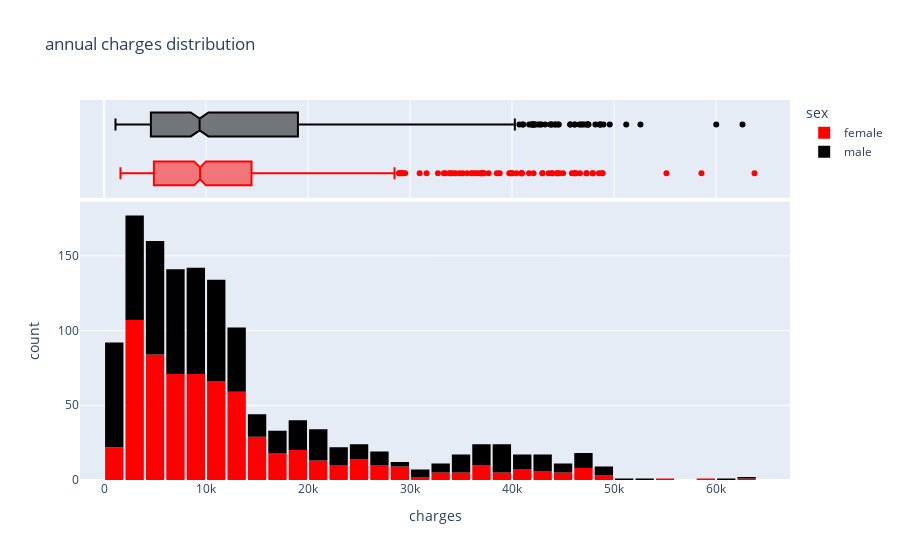

The notebook cell this image was saved under:
### Code cell
fig = px.histogram(medical_df , x='charges' ,color='sex', marginal='box', title='annual charges distribution', color_discrete_sequence=['red' , 'black']);
fig.update_layout(bargap=0.1);
fig.show()

### Figure 1 — Plotly figure (JSON) as saved in the notebook; plotly's stock layout.template omitted (floating-point values rounded to 4 significant figures; data arrays with more than 128 entries replaced by an {"elided": "..."} marker saying what was removed)
{"data": [{"bingroup": "x", "hovertemplate": "sex=female<br>charges=%{x}<br>count=%{y}<extra></extra>", "legendgroup": "female", "marker": {"color": "red", "pattern": {"shape": ""}}, "name": "female", "orientation": "v", "showlegend": true, "type": "histogram", "x": {"elided": "662 float values"}, "xaxis": "x", "yaxis": "y"}, {"hovertemplate": "sex=female<br>charges=%{x}<extra></extra>", "legendgroup": "female", "marker": {"color": "red"}, "name": "female", "notched": true, "showlegend": false, "type": "box", "x": {"elided": "662 float values"}, "xaxis": "x2", "yaxis": "y2"}, {"bingroup": "x", "hovertemplate": "sex=male<br>charges=%{x}<br>count=%{y}<extra></extra>", "legendgroup": "male", "marker": {"color": "black", "pattern": {"shape": ""}}, "name": "male", "orientation": "v", "showlegend": true, "type": "histogram", "x": {"elided": "676 float values"}, "xaxis": "x", "yaxis": "y"}, {"hovertemplate": "sex=male<br>charges=%{x}<extra></extra>", "legendgroup": "male", "marker": {"color": "black"}, "name": "male", "notched": true, "showlegend": false, "type": "box", "x": {"elided": "676 float values"}, "xaxis": "x2", "yaxis": "y2"}], "layout": {"bargap": 0.1, "barmode": "relative", "legend": {"title": {"text": "sex"}, "tracegroupgap": 0}, "title": {"text": "annual charges distribution"}, "xaxis": {"anchor": "y", "domain": [0, 1], "title": {"text": "charges"}}, "xaxis2": {"anchor": "y2", "domain": [0, 1], "matches": "x", "showgrid": true, "showticklabels": false}, "yaxis": {"anchor": "x", "domain": [0, 0.7326], "title": {"text": "count"}}, "yaxis2": {"anchor": "x2", "domain": [0.7426, 1], "matches": "y2", "showgrid": false, "showline": false, "showticklabels": false, "ticks": ""}}}
